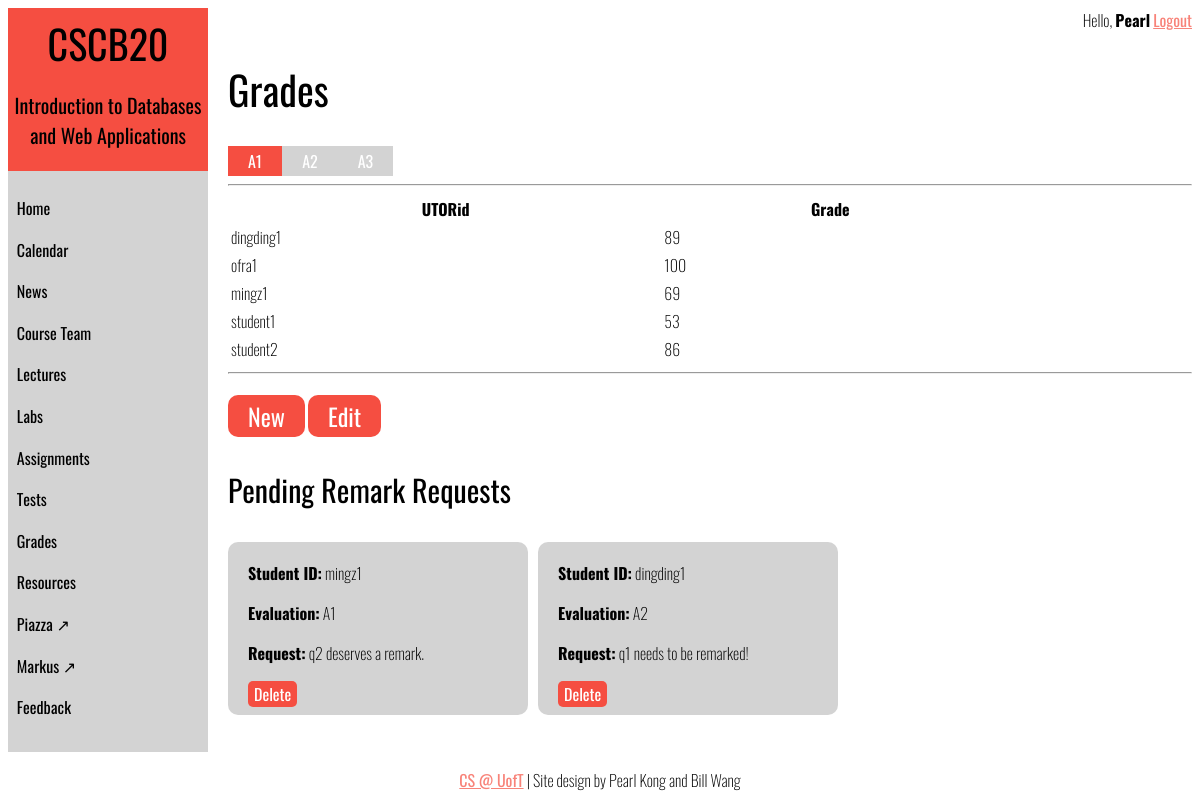
Page /grades (signed in) on the committed database.
### tables this page shows
CREATE TABLE "grades" (
	"username"	TEXT NOT NULL,
	"eval"	TEXT NOT NULL,
	"grade"	INTEGER,
	PRIMARY KEY("username","eval")
);

CREATE TABLE "remark" (
	"username"	TEXT NOT NULL,
	"eval"	TEXT NOT NULL,
	"reason"	TEXT,
	PRIMARY KEY("username","eval")
);

### app.py (the view, shortened to what this page needs)
@app.route('/grades', methods=['GET', 'POST', 'DEL'])
def grades():
    student_grades = query_db('select * from grades')
    evals = [ eval[0] for eval in query_db('select distinct eval from grades') ]
    if session['user']['type'] == 'Ins':
        remark_check = 'There are no remark requests at this moment.'
        get_remarks = query_db('select distinct * from remark')
        delete_msg = ''
        if get_remarks != None:
            remark_check = ''
        return render_template('grades_instructor.html', student_grades = student_grades, evals = evals, remark_check = remark_check, get_remarks = get_remarks, ins_err='')

### app.py (called while the page is built)
def get_db():
    db = getattr(g, '_database', None)
    if db is None:
        db = g._database = sqlite3.connect(DATABASE)
    return db

def query_db(query, args=(), one=False):
    cur = get_db().execute(query, args)
    rv = cur.fetchall()
    cur.close()
    return (rv[0] if rv else None) if one else rv

@app.teardown_appcontext
def close_connection(exception):
    db = getattr(g, '_database', None)
    if db is not None:
        db.close()

### templates/grades_instructor.html (shortened to what this page needs)
{% extends 'navbar.html' %}
{% block customstyles %}
    <link rel="stylesheet" href="{{ url_for('static', filename='css/grades.css') }}">
{% endblock %}
{% block content %}
    <h1>Grades</h1>
    <div class='tab'>
        {% for eval in evals %}
            {%- if loop.first -%}
                <button class='eval-tab' id='active'>{{ eval }}</button>
            {%- else -%}
                <button class='eval-tab' id='inactive'>{{ eval }}</button>
            {%- endif -%}
        {% endfor %}
    </div>
    <hr>
    {% for eval in evals %}
        <div id="{{ eval }}" class="eval-content">
            <table class="eval-table">
                <tr>
                    <th>UTORid</th>
                    <th>Grade</th>
                </tr>
                {% for record in student_grades %}
                    {% if record[1] == eval %}
                        <tr>
                            <td>{{ record[0] }}</td>
                            <td>{{ record[2] }}</td>
                        </tr>
                    {% endif %}
                {% endfor %}
            </table>
            <hr>
        </div>
    {% endfor %}
    <div class='entry-management'>
        <button type=submit id="add-entry">New</button>
        <button type=submit id="edit-entry">Edit</button>
    </div>
    <h3>Pending Remark Requests</h3>
    <div class='reqs'>
        {% for req in get_remarks %}
            <div id='{{req}}' class='req-item' form='form{{req}}'>
                <p><b>Student ID:</b> {{req[0]}}</p>
                <p><b>Evaluation:</b> {{req[1]}}<br></p>
                <p><b>Request:</b> {{req[2]}}<br></p>
                <button type=button class='delete' name='delete' id='delete' form="form{{req}}" value="submit">Delete</button>
            </div>
        {% endfor %}
    </div>
{% endblock %}

### templates/navbar.html (shortened to what this page needs)
<!DOCTYPE html>
<html lang="en">
<head>
    <link rel="stylesheet" href="{{ url_for('static', filename='css/styles.css') }}">
    <link rel="stylesheet" href="{{ url_for('static', filename='css/navbar.css') }}">
    {% block customstyles %}
    {% endblock %}
</head>
<body>
    <div class="main-columns">
        <div class="column" id="nav-col">
            <nav role="dropdown">
                <div class="nav-header">
                    <h1 id="title">CSCB20</h1>
                    <h2 id="tagline">Introduction to Databases and Web Applications</h2>
                </div>
                <ul class="links">
                    <li><a href="home">Home</a></li>
                    <li><a href="calendar">Calendar</a></li>
                    <li><a href="news">News</a></li>
                    <li><a href="team">Course Team</a></li>
                    <li><a href="lectures">Lectures</a></li>
                    <li><a href="labs">Labs</a></li>
                    <li><a href="assignments">Assignments</a></li>
                    <li><a href="tests">Tests</a></li>
                    <li><a href="grades">Grades</a></li>
                    <li><a href="resources">Resources</a></li>
                    <li><a href="https://piazza.com" target="_blank">Piazza &#8599;</a></li>
                    <li><a href="https://markus.utsc.utoronto.ca/" target="_blank">Markus &#8599;</a></li>
                    <li><a href="feedback">Feedback</a></li>
                </ul>
            </nav>
        </div>
        <div class="column" id="content-col">
            <div class="login-status">
                Hello, <b>{{ session['user']['firstname'] }}</b> <a href="/logout">Logout</a>
            </div>
            <div class="content">
                {% block content %}{% endblock %}
            </div>
        </div>
    </div>
    <div class="footer">
        <p><a href="https://web.cs.toronto.edu" target="_blank">CS @ UofT</a> | Site design by Pearl Kong and Bill Wang</p>
    </div>
</body>
</html>

### static/css/styles.css (style rules this page uses)
* { box-sizing: border-box; }
html { height: 100%; font-family: Oswald, sans-serif; }
h1 { font-size: 40px; font-weight: normal; }
h2 { font-weight: normal; font-size: 20px; }
h3 { font-weight: normal; font-size: 30px; }
a { color: #F88379; font-weight: normal; }
hr { width: 100%; }
body { height: 100%; display: flex; flex-direction: column; font-weight: lighter; }
.main-columns { display: flex; flex: 1 0 auto; }
.column { display: flex; flex-direction: column; }
.login-status { text-align: right; }
#content-col { width: 100%; }
.footer { flex-shrink: 0; text-align: center; }
button[type=submit] { background-color: #F54E41; border: #F54E41; color: #ffffff; padding: 3px 20px; text-align: center; text-decoration: none; display: inline-block; font-size: 24px; font-family: Oswald; border-radius: 10px; }

### static/css/navbar.css (style rules this page uses)
#nav-col { width: 200px; flex-shrink: 0; background-color: lightgrey; margin: 0 20px 0 0; }
.nav-header { text-align: center; background-color: #F54E41; padding: 5px; }
#title { margin: 0px; }
.links { font-weight: normal; }
nav[role="dropdown"] { position: -webkit-sticky; position: sticky; top: 0px; }
nav[role="dropdown"] a, nav[role="dropdown"] label { text-decoration: none; color: #000; display: block; }
nav[role="dropdown"] ul { background-color: lightgrey; padding: 0; }
nav[role="dropdown"] ul > li { padding: .55em .55em; cursor: pointer; display: block; border-radius: 0 0 0 10px; }

### static/css/grades.css (style rules this page uses)
table { width: 80%; }
button[type=submit] { margin-top: 5px; }
.reqs { display: flex; flex-wrap: wrap; }
.req-item { background-color: lightgrey; border-radius: 10px; padding: 3px 20px; width: 300px; display: inline-block; margin: 0 10px 10px 0; }
.eval-content { display: none; }
.eval-tab { background-color: lightgrey; border: lightgrey; color: #ffffff; padding: 3px 20px; text-align: center; text-decoration: none; display: inline-block; font-size: 1em; font-family: Oswald; }
.delete { background-color: #F54E41; border: white; color: white; font-size: 1em; font-family: Oswald; margin-bottom: 5px; border-radius: 5px; }

### rows in the picture
grades: username "dingding1", grade "89"
grades: username "ofra1", grade "100"
grades: username "mingz1", grade "69"
grades: username "student1", grade "53"
grades: username "student2", grade "86"
remark: username "mingz1", eval "A1", reason "q2 deserves a remark."
remark: username "dingding1", eval "A2", reason "q1 needs to be remarked!"

### other values in the picture
{{ session['user']['firstname'] }} "Pearl"
{{ eval }} "A1"
{{ eval }} "A2" "A3"
